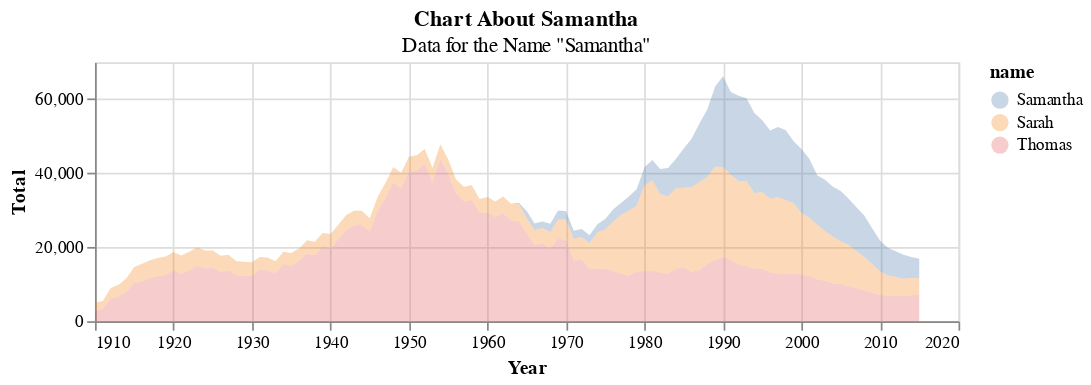

The code cell stored with this chart in its notebook:
### Code cell
name_chart = (alt.Chart(team_names)
    .mark_area(opacity=0.3)
    .encode(
        x = alt.X('year', axis = alt.Axis(format = 'd', title = 'Year')),
        y = 'Total',
        color = 'name')
    .properties(
        height = 150,
        width = 500,
        title = {'text': 'Chart About Samantha', 'subtitle': 'Data for the Name "Samantha"'}
    )
        )
name_chart

### Figure 1 — Vega-Lite specification as saved in the notebook (floating-point values rounded to 4 significant figures; data arrays with more than 128 entries replaced by an {"elided": "..."} marker saying what was removed)
{"config": {"view": {"continuousWidth": 400, "continuousHeight": 300}}, "data": {"name": "data-82a794c299a3aae21eaf837cd4f92f39"}, "mark": {"type": "area", "opacity": 0.3}, "encoding": {"color": {"type": "nominal", "field": "name"}, "x": {"type": "quantitative", "axis": {"format": "d", "title": "Year"}, "field": "year"}, "y": {"type": "quantitative", "field": "Total"}}, "height": 150, "title": {"text": "Chart About Samantha", "subtitle": "Data for the Name \"Samantha\""}, "width": 500, "$schema": "https://vega.github.io/schema/vega-lite/v4.8.1.json", "datasets": {"data-82a794c299a3aae21eaf837cd4f92f39": {"elided": "283 records"}}}
